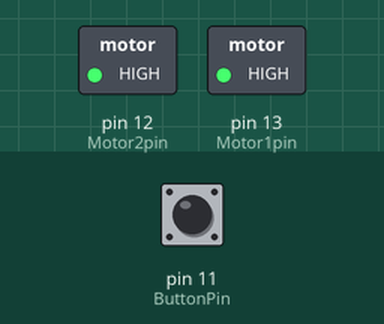
Bench run of a sketch on a simulated Arduino Uno, built with avr-gcc and run on an emulated ATmega328P. On the bench: switched loads named in the sketch (green lamp = pin HIGH). Inputs (shaded band) come from the test bench; at power-on: pin 11 (ButtonPin) HIGH.

Above: at 1.2 s.
1.3 s: pin 11 (ButtonPin) pulled LOW for 0.15 s
At 1.37 s:
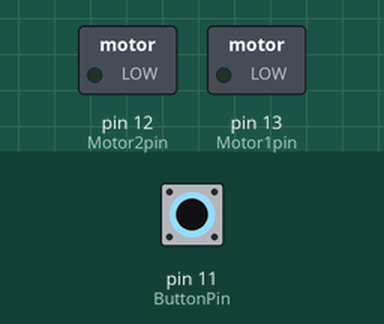
2.9 s: pin 11 (ButtonPin) pulled LOW for 3.2 s
At 6.9 s:
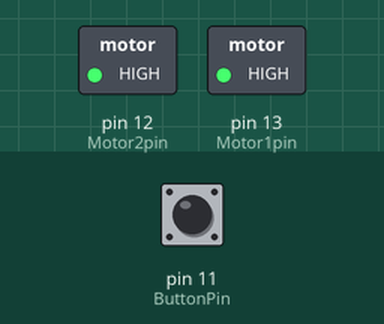
Timing chart, 0 to 8.4 s (numbered marks = the images above; inputs shaded):
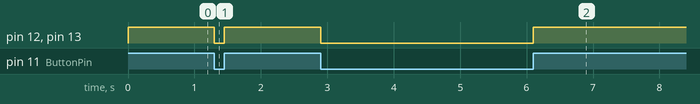

The sketch:

FowardBackwardButtonSwitch.ino
```cpp
// Motor forward/backward switch with button
const int Motor1pin = 13;
const int Motor2pin = 12;
const int ButtonPin = 11;
boolean MotorState = LOW;

void setup() {
  pinMode(Motor1pin, OUTPUT);
  pinMode(Motor2pin, OUTPUT);
  pinMode(ButtonPin, INPUT);
}

void loop() {
  boolean MotorState = LOW;
  if (digitalRead(ButtonPin) == MotorState){
    digitalWrite(Motor1pin, LOW);
    digitalWrite(Motor2pin, LOW);
  }


  if (digitalRead(ButtonPin) == !MotorState){
    digitalWrite(Motor1pin,!LOW);
    digitalWrite(Motor2pin,!LOW);
  }


}
```

Measured:
- after the input at 1.3 s, pin 12 (Motor2pin), pin 13 (Motor1pin): HIGH → LOW at once, → HIGH 0.15 s later
- after the input at 2.9 s, pin 12 (Motor2pin), pin 13 (Motor1pin): HIGH → LOW at once, → HIGH 3.2 s later
